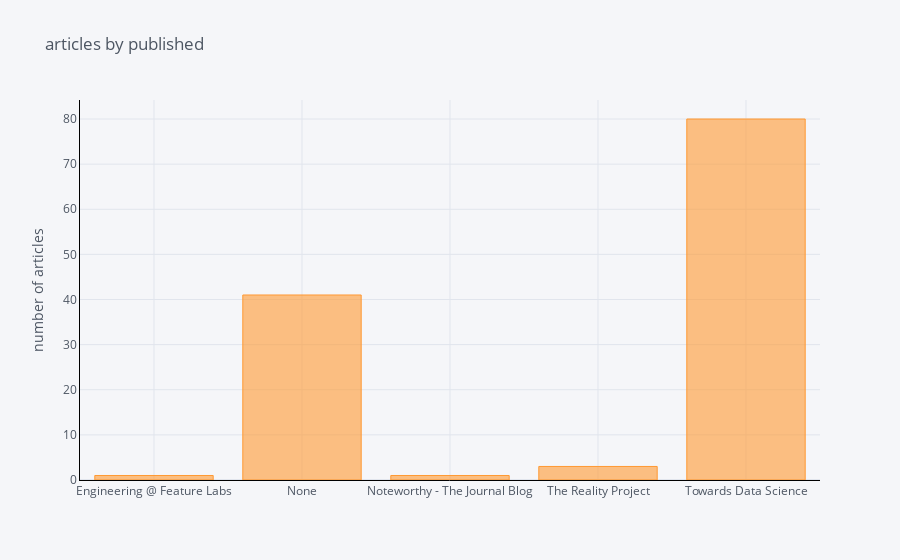

The notebook cell saved with this chart:
### Code cell
df_pub_fans_count.iplot(kind='bar',yTitle='number of articles',linecolor='black',title='articles by published')

### Figure 1 — Plotly figure (JSON) as saved in the notebook; plotly's stock layout.template omitted (floating-point values rounded to 4 significant figures)
{"data": [{"marker": {"color": "rgba(255, 153, 51, 0.6)", "line": {"color": "rgba(255, 153, 51, 1.0)", "width": 1}}, "name": "fans", "orientation": "v", "text": "", "type": "bar", "x": ["Engineering @ Feature Labs", "None", "Noteworthy - The Journal Blog", "The Reality Project", "Towards Data Science"], "y": [1, 41, 1, 3, 80]}], "layout": {"legend": {"bgcolor": "#F5F6F9", "font": {"color": "#4D5663"}}, "paper_bgcolor": "#F5F6F9", "plot_bgcolor": "#F5F6F9", "title": {"font": {"color": "#4D5663"}, "text": "articles by published"}, "xaxis": {"gridcolor": "#E1E5ED", "linecolor": "black", "showgrid": true, "tickfont": {"color": "#4D5663"}, "title": {"font": {"color": "#4D5663"}, "text": ""}, "zerolinecolor": "#E1E5ED"}, "yaxis": {"gridcolor": "#E1E5ED", "linecolor": "black", "showgrid": true, "tickfont": {"color": "#4D5663"}, "title": {"font": {"color": "#4D5663"}, "text": "number of articles"}, "zerolinecolor": "#E1E5ED"}}}
